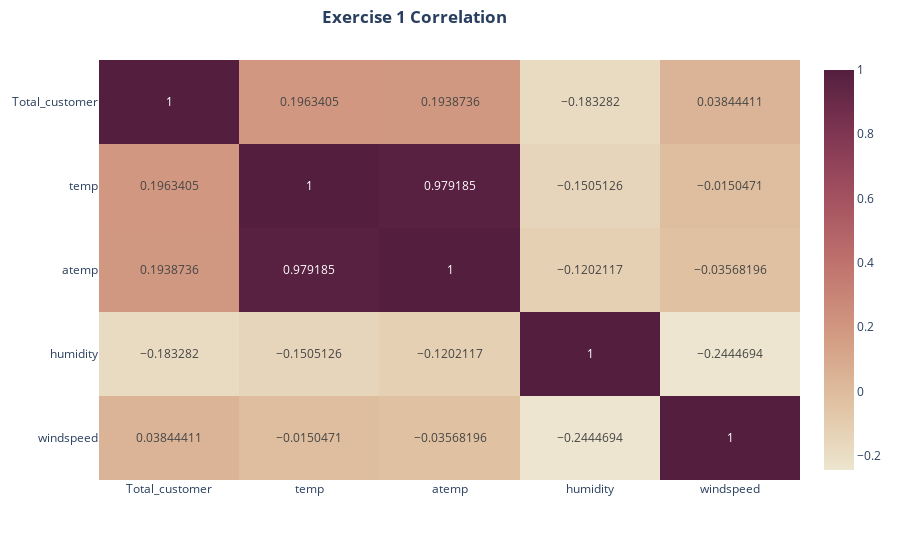

Notebook cell for this chart:
### Code cell
# correlation of every weather attribute
fig= px.imshow(df_slice3[['Total_customer','temp', 'atemp',
       'humidity', 'windspeed']].corr(),text_auto=True,aspect="auto", color_continuous_scale= px.colors.sequential.Brwnyl)
fig.update_layout(title= dict(text= "<b>Exercise 1 Correlation</b>", xanchor= "center", yanchor= "top", y=0.98, x=0.46))

### Figure 1 — Plotly figure (JSON) as saved in the notebook; plotly's stock layout.template omitted (floating-point values rounded to 4 significant figures)
{"data": [{"coloraxis": "coloraxis", "hovertemplate": "x: %{x}<br>y: %{y}<br>color: %{z}<extra></extra>", "name": "0", "texttemplate": "%{z}", "type": "heatmap", "x": ["Total_customer", "temp", "atemp", "humidity", "windspeed"], "xaxis": "x", "y": ["Total_customer", "temp", "atemp", "humidity", "windspeed"], "yaxis": "y", "z": [[1, 0.1963, 0.1939, -0.1833, 0.03844], [0.1963, 1, 0.9792, -0.1505, -0.01505], [0.1939, 0.9792, 1, -0.1202, -0.03568], [-0.1833, -0.1505, -0.1202, 1, -0.2445], [0.03844, -0.01505, -0.03568, -0.2445, 1]]}], "layout": {"coloraxis": {"colorscale": [[0, "rgb(237, 229, 207)"], [0.1667, "rgb(224, 194, 162)"], [0.3333, "rgb(211, 156, 131)"], [0.5, "rgb(193, 118, 111)"], [0.6667, "rgb(166, 84, 97)"], [0.8333, "rgb(129, 55, 83)"], [1, "rgb(84, 31, 63)"]]}, "margin": {"t": 60}, "title": {"text": "<b>Exercise 1 Correlation</b>", "x": 0.46, "xanchor": "center", "y": 0.98, "yanchor": "top"}, "xaxis": {"anchor": "y", "domain": [0, 1]}, "yaxis": {"anchor": "x", "autorange": "reversed", "domain": [0, 1]}}}
